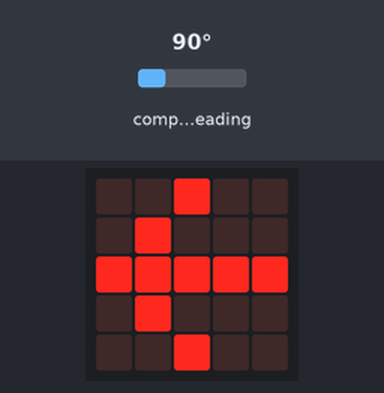
A program run on a simulated BBC micro:bit running MicroPython. On the bench: the board's 5×5 LED display. The inputs (shaded band) are chosen by the test bench; at power-on: compass heading 90°. The compass is already calibrated.

Above: at 1.2 s.
1.3 s: compass heading set to 7°
At 2.1 s:
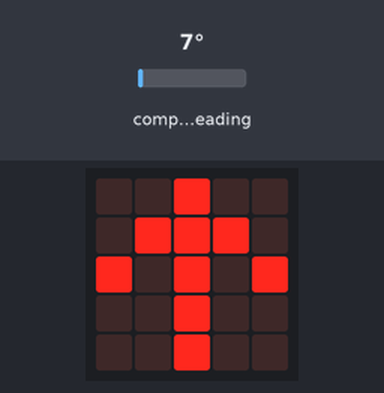
2.8 s: compass heading set to 180°
At 3.5 s:
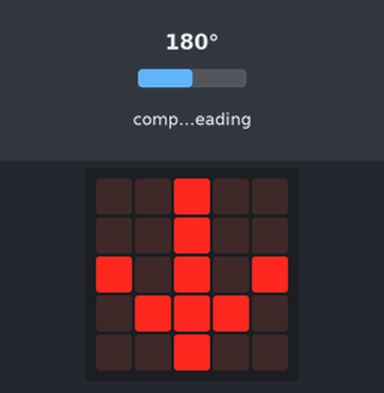
4.3 s: compass heading set to 269°
At 4.8 s:
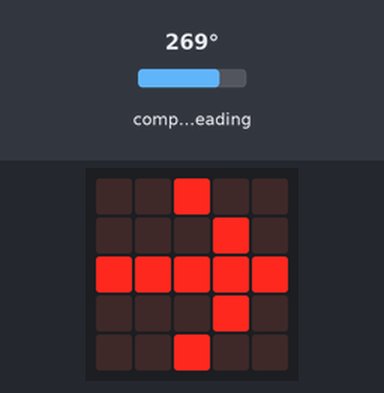
5.8 s: compass heading set to 90°
At 6.2 s:
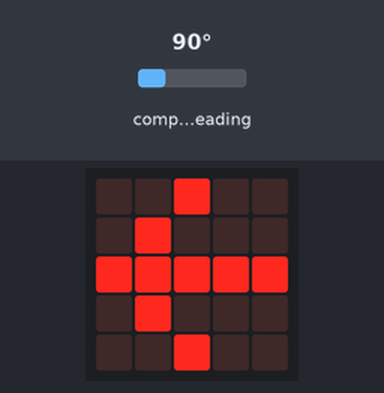
7.3 s: compass heading set to 352°
At 8.7 s:
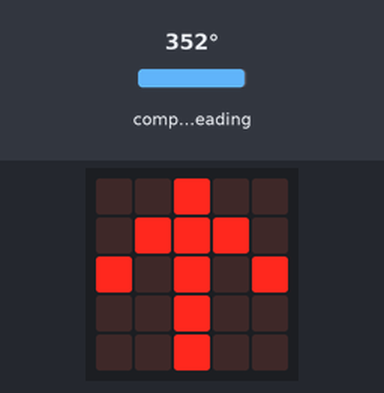
Timing chart, 0 to 9.8 s (numbered marks = the images above; inputs shaded):
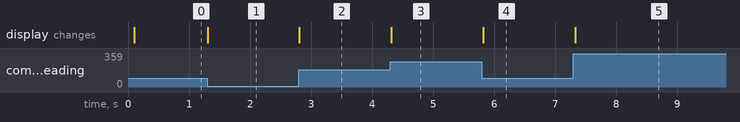

The program:

compass.py
```python
from microbit import *

# Start calibrating
if not compass.is_calibrated():
    compass.calibrate()

# Try to keep the needle pointed in (roughly) the correct direction
while True:
    sleep(100)
    needle = ((15 - compass.heading()) // 45) % 8
    display.show(Image.ALL_ARROWS[needle])
```

Measured:
- after the input at 1.3 s, the display: changes at once (image 1)
- after the input at 2.8 s, the display: changes at once (image 2)
- after the input at 4.3 s, the display: changes at once (image 3)
- after the input at 5.8 s, the display: changes at once (image 4)
- after the input at 7.3 s, the display: changes at once (image 5)
